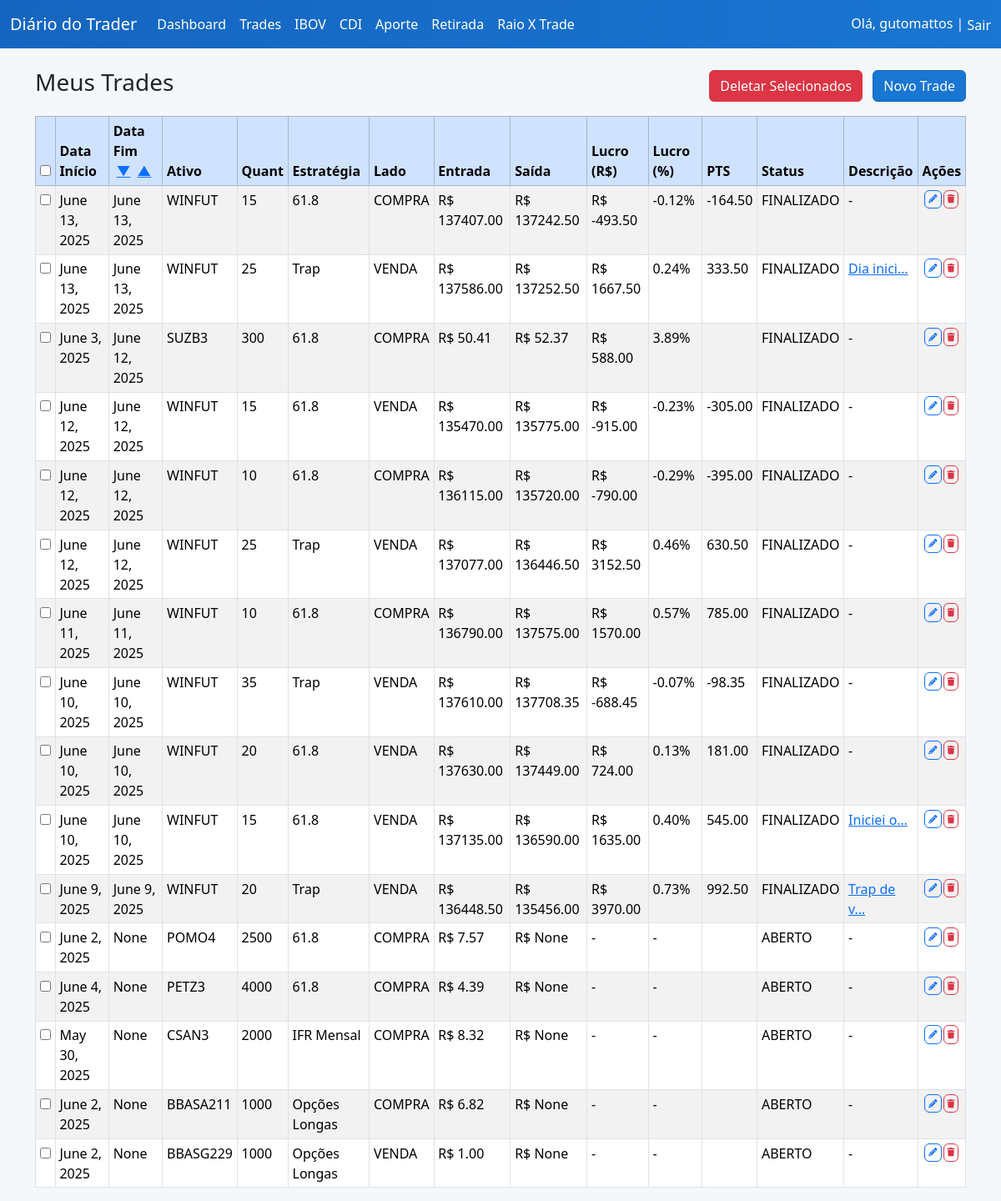
Page /trades/ (signed in) on the committed database.
### core/models.py (models this page shows)
class Trade(models.Model):
    LADOS = [
        ("COMPRA", "Compra"),
        ("VENDA", "Venda"),
    ]
    STATUS_CHOICES = [
        ("ABERTO", "Aberto"),
        ("FINALIZADO", "Finalizado"),
    ]
    usuario = models.ForeignKey(User, on_delete=models.CASCADE)
    data_inicio = models.DateField()
    data_fim = models.DateField(blank=True, null=True)
    ativo = models.CharField(max_length=20)
    quant = models.IntegerField()
    estrategia = models.ForeignKey(Estrategia, on_delete=models.PROTECT)
    lado = models.CharField(max_length=10, choices=LADOS)
    preco_entrada = models.DecimalField(max_digits=12, decimal_places=2)
    preco_saida = models.DecimalField(max_digits=12, decimal_places=2, blank=True, null=True)
    descricao = models.TextField(blank=True)
    status = models.CharField(max_length=12, choices=STATUS_CHOICES, default="FINALIZADO")
    def lucro_reais(self):
        if self.preco_entrada is None or self.preco_saida is None:
            return None
        if self.ativo == "WINFUT":
            fator = Decimal('0.2')
        elif self.ativo == "WDOFUT":
            fator = Decimal('10')
        else:
            fator = Decimal('1')
        if self.lado == "VENDA":
            return (self.preco_entrada - self.preco_saida) * self.quant * fator
        else:
            return (self.preco_saida - self.preco_entrada) * self.quant * fator
    def lucro_percentual(self):
        if self.preco_entrada is None or self.preco_saida is None:
            return None
        if self.lado == "VENDA":
            return (1 - self.preco_saida / self.preco_entrada) * 100
        else:
            return (self.preco_saida / self.preco_entrada - 1) * 100
    def pts(self):
        if self.ativo == "WINFUT":
            fator = Decimal('0.2')
        elif self.ativo == "WDOFUT":
            fator = Decimal('10')
        else:
            return None
        if self.lado == "VENDA":
            return (self.preco_entrada - self.preco_saida)
        else:
            return (self.preco_saida - self.preco_entrada)

class Estrategia(models.Model):
    nome = models.CharField(max_length=20, unique=True)
    ordem = models.PositiveIntegerField(default=0)
    class Meta:
        ordering = ['ordem', 'nome']
    def __str__(self):
        return self.nome

### core/views.py (the view)
# urls.py: path('trades/', views.trade_list, name='trade_list'),
@login_required
def trade_list(request):
    ordem = request.GET.get('ordem', 'desc')
    if ordem == 'asc':
        trades = Trade.objects.filter(usuario=request.user).order_by('data_fim')
    else:
        trades = Trade.objects.filter(usuario=request.user).order_by('-data_fim')
    return render(request, 'core/trade_list.html', {'trades': trades, 'ordem': ordem})

### templates/core/trade_list.html (shortened to what this page needs)
{% extends 'core/base.html' %}
{% block content %}
<form method="post" action="/trades/deletar-multiplos/" id="formDeletarMultiplos">
  <div class="d-flex justify-content-between align-items-center mb-3">
    <h3>Meus Trades</h3>
    <div>
      <button type="submit" class="btn btn-danger me-2" onclick="return confirm('Deseja realmente deletar os trades selecionados?')">Deletar Selecionados</button>
      <a href="/trades/novo/" class="btn btn-primary">Novo Trade</a>
    </div>
  </div>
  <table class="table table-striped table-bordered">
    <thead class="table-primary">
      <tr>
        <th><input type="checkbox" id="selectAll"></th>
        <th>Data Início</th>
        <th>
          Data Fim
          <a href="?ordem=desc" class="ms-1 {% if ordem == 'desc' %}fw-bold text-primary{% endif %}">▼</a>
          <a href="?ordem=asc" class="ms-1 {% if ordem == 'asc' %}fw-bold text-primary{% endif %}">▲</a>
        </th>
        <th>Ativo</th>
        <th>Quant</th>
        <th>Estratégia</th>
        <th>Lado</th>
        <th>Entrada</th>
        <th>Saída</th>
        <th>Lucro (R$)</th>
        <th>Lucro (%)</th>
        <th>PTS</th>
        <th>Status</th>
        <th>Descrição</th>
        <th>Ações</th>
      </tr>
    </thead>
    <tbody>
      {% for trade in trades %}
      <tr>
        <td><input type="checkbox" name="selected_trades" value="{{ trade.id }}"></td>
        <td>{{ trade.data_inicio }}</td>
        <td>{{ trade.data_fim }}</td>
        <td>{{ trade.ativo }}</td>
        <td>{{ trade.quant }}</td>
        <td>{{ trade.estrategia }}</td>
        <td>{{ trade.lado }}</td>
        <td>R$ {{ trade.preco_entrada }}</td>
        <td>R$ {{ trade.preco_saida }}</td>
        <td>
          {% if trade.lucro_reais is not None %}
            R$ {{ trade.lucro_reais|floatformat:2 }}
          {% else %}
            -
          {% endif %}
        </td>
        <td>
          {% if trade.lucro_percentual is not None %}
            {{ trade.lucro_percentual|floatformat:2 }}%
          {% else %}
            -
          {% endif %}
        </td>
        <td>{% if trade.pts is not None %}{{ trade.pts|floatformat:2 }}{% endif %}</td>
        <td>{{ trade.status }}</td>
        <td>
          {% if trade.descricao %}
            <a href="#" data-bs-toggle="modal" data-bs-target="#descModal{{ trade.id }}">
              {{ trade.descricao|truncatechars:10 }}
            </a>
          {% else %}-{% endif %}
        </td>
        <td class="text-center">
          <div style="display: flex; gap: 2px; justify-content: center; align-items: center;">
            <a href="/trades/editar/{{ trade.id }}/" class="btn btn-xs btn-outline-primary px-1 py-0" style="font-size:0.85rem;" title="Editar">
            </a>
            <a href="/trades/deletar/{{ trade.id }}/" class="btn btn-xs btn-outline-danger px-1 py-0" style="font-size:0.85rem;" title="Excluir" onclick="return confirm('Deseja realmente deletar este trade?')">
            </a>
          </div>
        </td>
      </tr>
      {% empty %}
      <tr><td colspan="14" class="text-center">Nenhum trade cadastrado ainda.</td></tr>
      {% endfor %}
    </tbody>
  </table>
</form>
{% endblock %}

### templates/core/base.html (shortened to what this page needs)
<!DOCTYPE html>
<html lang="pt-br">
<head>
    <link href="https://cdn.jsdelivr.net/npm/bootstrap@5.3.2/dist/css/bootstrap.min.css" rel="stylesheet">
    <link rel="stylesheet" href="https://cdnjs.cloudflare.com/ajax/libs/font-awesome/6.4.0/css/all.min.css">
</head>
<body>
<nav class="navbar navbar-expand-lg mb-4">
  <div class="container-fluid">
    <a class="navbar-brand" href="/">Diário do Trader</a>
    <div class="collapse navbar-collapse">
      <ul class="navbar-nav me-auto mb-2 mb-lg-0">
        <li class="nav-item"><a class="nav-link" href="/dashboard/">Dashboard</a></li>
        <li class="nav-item"><a class="nav-link" href="/trades/">Trades</a></li>
        <li class="nav-item"><a class="nav-link" href="/ibov/">IBOV</a></li>
        <li class="nav-item"><a class="nav-link" href="/cdi/">CDI</a></li>
        <li class="nav-item"><a class="nav-link" href="/aporte/">Aporte</a></li>
        <li class="nav-item"><a class="nav-link" href="/retirada/">Retirada</a></li>
        <li class="nav-item"><a class="nav-link" href="{% url 'raio_x_trade' %}">Raio X Trade</a></li>
      </ul>
      <span class="navbar-text">
        {% if user.is_authenticated %}
          Olá, {{ user.username }} |
          <form action="/logout/" method="post" style="display:inline;">
            <button type="submit" class="nav-link d-inline p-0 btn btn-link" style="padding:0;">Sair</button>
          </form>
        {% else %}
          <a href="/login/" class="nav-link d-inline p-0">Entrar</a>
        {% endif %}
      </span>
    </div>
  </div>
</nav>
<div class="container">
    {% block content %}{% endblock %}
</div>
</body>
</html>

### templates/core/base.html (style rules this page uses)
body { background: #f4f8fb; }
.navbar { background: linear-gradient(90deg, #1565c0 0%, #1976d2 100%); }
.navbar-brand, .nav-link, .navbar-text { color: #fff !important; }
.btn-primary { background-color: #1976d2; border-color: #1565c0; }

### templates/core/trade_list.html (style rules this page uses)
.table td, .table th { padding: 0.3rem 0.3rem; }

### rows in the picture
Trade: data_inicio "June 13, 2025", data_fim "June 13, 2025", ativo "WINFUT", quant "15", estrategia "61.8", lado "COMPRA", preco_entrada "137407.00", preco_saida "137242.50", lucro_reais "-493.50", lucro_percentual "-0.12", pts "-164.50", status "FINALIZADO"
Trade: data_inicio "June 13, 2025", data_fim "June 13, 2025", ativo "WINFUT", quant "25", estrategia "Trap", lado "VENDA", preco_entrada "137586.00", preco_saida "137252.50", lucro_reais "1667.50", lucro_percentual "0.24", pts "333.50", status "FINALIZADO", descricao "Dia inici…"
Trade: data_inicio "June 3, 2025", data_fim "June 12, 2025", ativo "SUZB3", quant "300", estrategia "61.8", lado "COMPRA", preco_entrada "50.41", preco_saida "52.37", lucro_reais "588.00", lucro_percentual "3.89", status "FINALIZADO"
Trade: data_inicio "June 12, 2025", data_fim "June 12, 2025", ativo "WINFUT", quant "15", estrategia "61.8", lado "VENDA", preco_entrada "135470.00", preco_saida "135775.00", lucro_reais "-915.00", lucro_percentual "-0.23", pts "-305.00", status "FINALIZADO"
Trade: data_inicio "June 12, 2025", data_fim "June 12, 2025", ativo "WINFUT", quant "10", estrategia "61.8", lado "COMPRA", preco_entrada "136115.00", preco_saida "135720.00", lucro_reais "-790.00", lucro_percentual "-0.29", pts "-395.00", status "FINALIZADO"
Trade: data_inicio "June 12, 2025", data_fim "June 12, 2025", ativo "WINFUT", quant "25", estrategia "Trap", lado "VENDA", preco_entrada "137077.00", preco_saida "136446.50", lucro_reais "3152.50", lucro_percentual "0.46", pts "630.50", status "FINALIZADO"
Trade: data_inicio "June 11, 2025", data_fim "June 11, 2025", ativo "WINFUT", quant "10", estrategia "61.8", lado "COMPRA", preco_entrada "136790.00", preco_saida "137575.00", lucro_reais "1570.00", lucro_percentual "0.57", pts "785.00", status "FINALIZADO"
Trade: data_inicio "June 10, 2025", data_fim "June 10, 2025", ativo "WINFUT", quant "35", estrategia "Trap", lado "VENDA", preco_entrada "137610.00", preco_saida "137708.35", lucro_reais "-688.45", lucro_percentual "-0.07", pts "-98.35", status "FINALIZADO"
Trade: data_inicio "June 10, 2025", data_fim "June 10, 2025", ativo "WINFUT", quant "20", estrategia "61.8", lado "VENDA", preco_entrada "137630.00", preco_saida "137449.00", lucro_reais "724.00", lucro_percentual "0.13", pts "181.00", status "FINALIZADO"
Trade: data_inicio "June 10, 2025", data_fim "June 10, 2025", ativo "WINFUT", quant "15", estrategia "61.8", lado "VENDA", preco_entrada "137135.00", preco_saida "136590.00", lucro_reais "1635.00", lucro_percentual "0.40", pts "545.00", status "FINALIZADO", descricao "Iniciei o…"
Trade: data_inicio "June 9, 2025", data_fim "June 9, 2025", ativo "WINFUT", quant "20", estrategia "Trap", lado "VENDA", preco_entrada "136448.50", preco_saida "135456.00", lucro_reais "3970.00", lucro_percentual "0.73", pts "992.50", status "FINALIZADO", descricao "Trap de v…"
Trade: data_inicio "June 2, 2025", data_fim "None", ativo "POMO4", quant "2500", estrategia "61.8", lado "COMPRA", preco_entrada "7.57", preco_saida "None", status "ABERTO"
Trade: data_inicio "June 4, 2025", data_fim "None", ativo "PETZ3", quant "4000", estrategia "61.8", lado "COMPRA", preco_entrada "4.39", preco_saida "None", status "ABERTO"
Trade: data_inicio "May 30, 2025", data_fim "None", ativo "CSAN3", quant "2000", estrategia "IFR Mensal", lado "COMPRA", preco_entrada "8.32", preco_saida "None", status "ABERTO"
Trade: data_inicio "June 2, 2025", data_fim "None", ativo "BBASA211", quant "1000", estrategia "Opções Longas", lado "COMPRA", preco_entrada "6.82", preco_saida "None", status "ABERTO"
Trade: data_inicio "June 2, 2025", data_fim "None", ativo "BBASG229", quant "1000", estrategia "Opções Longas", lado "VENDA", preco_entrada "1.00", preco_saida "None", status "ABERTO"

### other values in the picture
{{ user.username }} "gutomattos"
